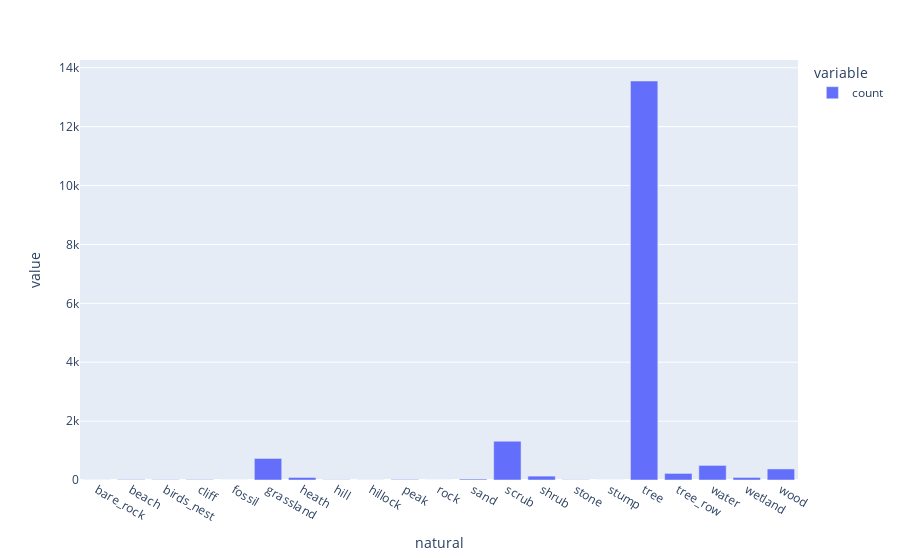

This figure's notebook cell:
### Code cell
px.bar(natural_counts)

### Figure 1 — Plotly figure (JSON) as saved in the notebook; plotly's stock layout.template omitted (floating-point values rounded to 4 significant figures)
{"data": [{"alignmentgroup": "True", "hovertemplate": "variable=count<br>natural=%{x}<br>value=%{y}<extra></extra>", "legendgroup": "count", "marker": {"color": "#636efa"}, "name": "count", "offsetgroup": "count", "orientation": "v", "showlegend": true, "textposition": "auto", "type": "bar", "x": ["bare_rock", "beach", "birds_nest", "cliff", "fossil", "grassland", "heath", "hill", "hillock", "peak", "rock", "sand", "scrub", "shrub", "stone", "stump", "tree", "tree_row", "water", "wetland", "wood"], "xaxis": "x", "y": [2, 15, 11, 14, 1, 732, 86, 9, 3, 18, 1, 32, 1317, 132, 8, 1, 13551, 223, 495, 87, 375], "yaxis": "y"}], "layout": {"barmode": "relative", "legend": {"title": {"text": "variable"}, "tracegroupgap": 0}, "margin": {"t": 60}, "xaxis": {"anchor": "y", "domain": [0, 1], "title": {"text": "natural"}}, "yaxis": {"anchor": "x", "domain": [0, 1], "title": {"text": "value"}}}}
